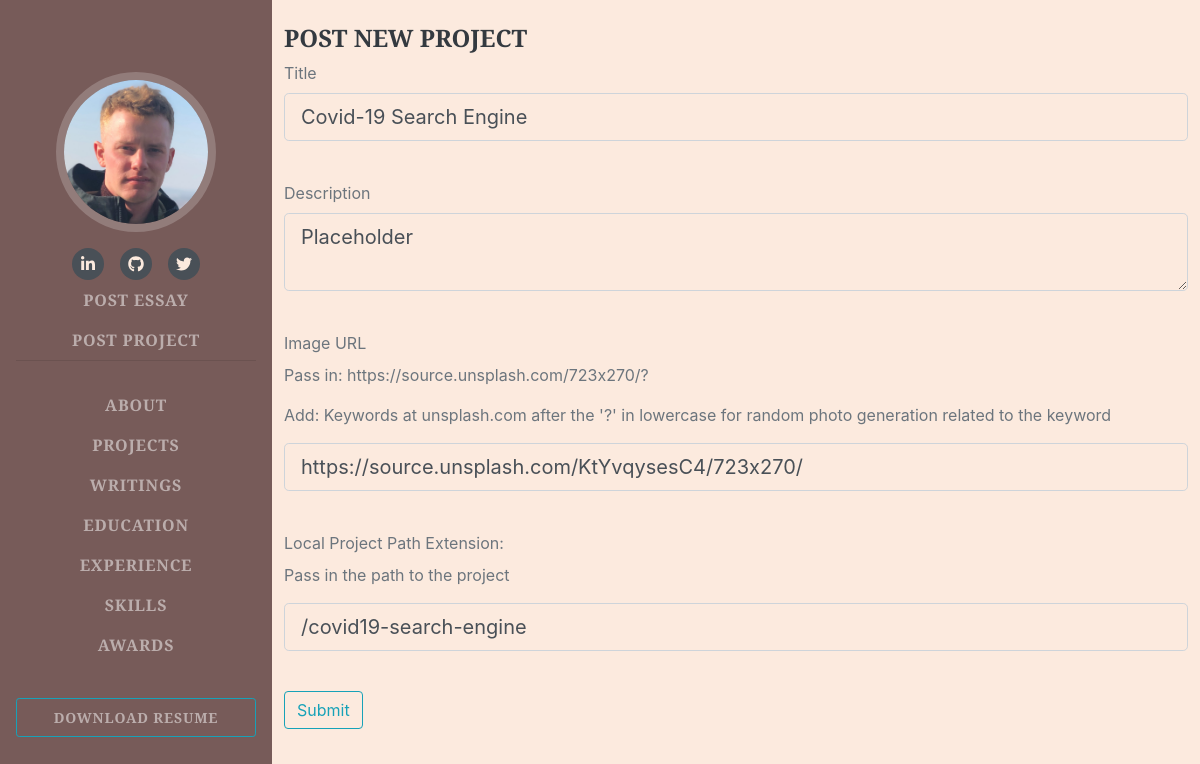
Screenshot of /projects/5/update (signed in) with the database file from the repository.
### portfolio/models.py (models this page shows, shortened)
class Project(db.Model):
    id = db.Column(db.Integer, primary_key=True)
    title = db.Column(db.Text)
    description = db.Column(db.Text)
    image = db.Column(db.Text)
    urlpath = db.Column(db.Text)

### portfolio/projects/views.py (the view)
@projects_blueprint.route('/<int:project_id>/update', methods = ['GET', 'POST'])
@login_required
def project_update(project_id):
    project = Project.query.get_or_404(project_id)
    form = ProjectForm()
    if form.validate_on_submit():
        project.title = form.title.data
        project.description = form.description.data
        project.image = form.image_url.data
        project.urlpath = form.urlpath.data
        db.session.commit()
        return redirect(url_for('index'))
    elif request.method == 'GET':
        form.title.data = project.title
        form.description.data = project.description
        form.image_url.data = project.image
        form.urlpath.data = project.urlpath
    return render_template('post_project.html', title = 'Updating Project', form = form)

### portfolio/projects/forms.py
class ProjectForm(FlaskForm):
    title = StringField("Title", validators=[DataRequired()])
    description = TextAreaField("Description", validators=[DataRequired()])
    image_url = StringField("Image URL", validators=[url(), DataRequired()])
    urlpath = StringField("Local Project Path Extension: ", validators = [DataRequired()])
    submit = SubmitField("Submit")

### portfolio/models.py (called while the page is built)
@login_manager.user_loader
def load_user(user_id):
    return User.query.get(user_id)

### portfolio/projects/templates/projects/post_project.html (shortened to what this page needs)
{% extends "base.html" %}
{% block content %}
<br>
<div class="container">
  <h4>Post New Project</h4>
</div>
<div class="container">
  <form class = "form-group" method="POST">
    <div class="form-group">
      {{ form.title.label(class = "form-control-label") }}
      {{ form.title(class = "form-control form-control-lg") }}<br>
    </div>
    <div class="form-group">
      {{ form.description.label(class = "form-control-label") }}
      {{ form.description(class = "form-control form-control-lg") }}<br>
    </div>
    <div class="form-group">
      {{ form.image_url.label(class = "form-control-label") }}
      <p>Pass in: https://source.unsplash.com/723x270/?</p>
      <p>Add: Keywords at unsplash.com after the '?' in lowercase for random photo generation related to the keyword</p>
      {{ form.image_url(class = "form-control form-control-lg") }}<br>
    </div>
    <div class="form-group">
      {{ form.urlpath.label(class = "form-control-label") }}
      <p>Pass in the path to the project</p>
      {{ form.urlpath(class = "form-control form-control-lg") }}<br>
    </div>
    <div class="form-group">
      {{ form.submit(class = "btn btn-outline-info") }}
    </div>
  </form>
</div>
{% endblock %}

### rows the page displays
Project: title "Covid-19 Search Engine", description "Placeholder", urlpath "/covid19-search-engine"
